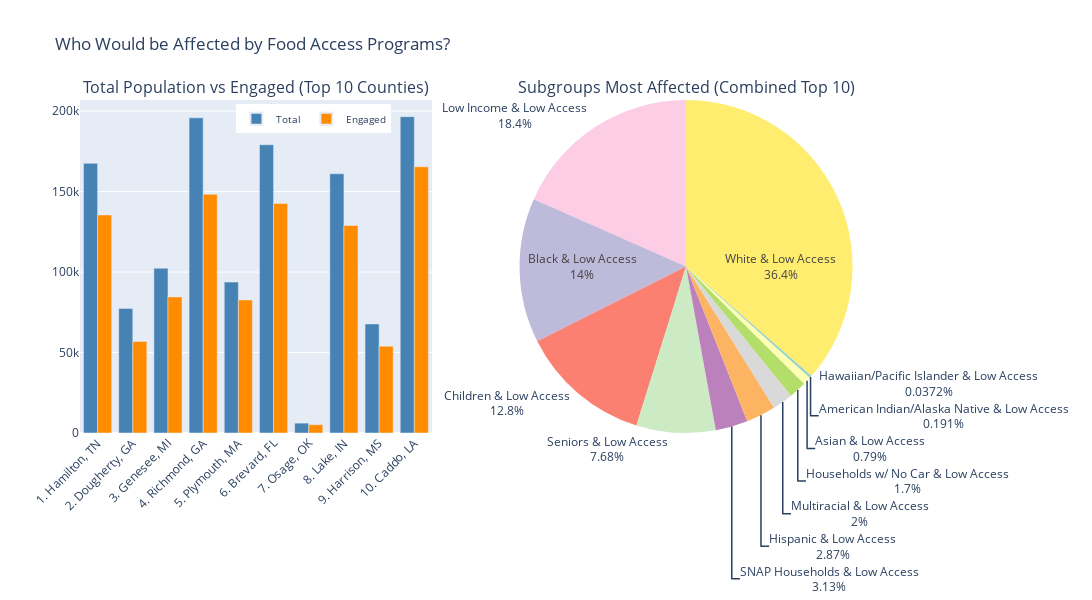

The notebook cell saved with this chart:
### Code cell
#initializing the figure with 2 subplots and 2 titles
fig = make_subplots(
    rows=1, cols=2,
    subplot_titles=(
        "Total Population vs Engaged (Top 10 Counties)",
        "Subgroups Most Affected (Combined Top 10)"
    ),
    specs=[[{"type": "bar"}, {"type": "domain"}]]  # second subplot is a pie
)

#the first subplot, which has the total populations for each county,state in blue
#and the total engaged populations (those who are not NOT on health insurance)
#in orange
fig.add_trace(
    plt.Bar(
        x=county_labels,
        y=vis2_county["population"],
        marker_color="steelblue",
        name="Total"
    ),
    row=1, col=1
)
fig.add_trace(
    plt.Bar(
        x=county_labels,
        y=vis2_county["engaged"],
        marker_color="darkorange",
        name="Engaged"
    ),
    row=1, col=1
)
fig.update_layout(barmode="group")

#the second subplot, which has the total affected members of each subgroup that were gathered from the FDA
#food atlas for the combined top 10 counties
subgroup_summary = subgroup_data.groupby("Subgroup")["Affected"].sum().reset_index()
#we plot the number of members of each affected subgroup for the combined top 10 counties in green
fig.add_trace(
    plt.Pie(
        labels=subgroup_summary["Subgroup"],
        values=subgroup_summary["Affected"],
        textinfo="label+percent",
        insidetextorientation="radial",
        marker=dict(colors=px.colors.qualitative.Set3),
        name="Subgroups",
        showlegend=False   
    ),
    row=1, col=2
)


#overall layout updating
fig.update_layout(
    height=600, width=1200,
    title_text="Who Would be Affected by Food Access Programs?",
    legend=dict(
        orientation="h",   
        x=0.2,           
        y=0.9,           
        xanchor="left",
        yanchor="bottom",
        font=dict(size=10),
        itemsizing="constant"
    ),
    xaxis_tickangle=-45
)

fig.show()

### Figure 1 — Plotly figure (JSON) as saved in the notebook; plotly's stock layout.template omitted (floating-point values rounded to 4 significant figures)
{"data": [{"marker": {"color": "steelblue"}, "name": "Total", "type": "bar", "x": ["1. Hamilton, TN", "2. Dougherty, GA", "3. Genesee, MI", "4. Richmond, GA", "5. Plymouth, MA", "6. Brevard, FL", "7. Osage, OK", "8. Lake, IN", "9. Harrison, MS", "10. Caddo, LA"], "xaxis": "x", "y": [167596, 77434, 102395, 195844, 93810, 179156, 6136, 161124, 67793, 196589], "yaxis": "y"}, {"marker": {"color": "darkorange"}, "name": "Engaged", "type": "bar", "x": ["1. Hamilton, TN", "2. Dougherty, GA", "3. Genesee, MI", "4. Richmond, GA", "5. Plymouth, MA", "6. Brevard, FL", "7. Osage, OK", "8. Lake, IN", "9. Harrison, MS", "10. Caddo, LA"], "xaxis": "x", "y": [135500.0, 56910.0, 84580.0, 148300.0, 82670.0, 142600.0, 5167.0, 129000.0, 53930.0, 165400.0], "yaxis": "y"}, {"domain": {"x": [0.55, 1], "y": [0, 1]}, "insidetextorientation": "radial", "labels": ["American Indian/Alaska Native & Low Access", "Asian & Low Access", "Black & Low Access", "Children & Low Access", "Hawaiian/Pacific Islander & Low Access", "Hispanic & Low Access", "Households w/ No Car & Low Access", "Low Income & Low Access", "Multiracial & Low Access", "SNAP Households & Low Access", "Seniors & Low Access", "White & Low Access"], "marker": {"colors": ["rgb(141,211,199)", "rgb(255,255,179)", "rgb(190,186,218)", "rgb(251,128,114)", "rgb(128,177,211)", "rgb(253,180,98)", "rgb(179,222,105)", "rgb(252,205,229)", "rgb(217,217,217)", "rgb(188,128,189)", "rgb(204,235,197)", "rgb(255,237,111)"]}, "name": "Subgroups", "showlegend": false, "textinfo": "label+percent", "type": "pie", "values": [153300.0, 633300.0, 11250000.0, 10250000.0, 29830.0, 2304000.0, 1360000.0, 14730000.0, 1601000.0, 2511000.0, 6158000.0, 29220000.0]}], "layout": {"annotations": [{"font": {"size": 16}, "showarrow": false, "text": "Total Population vs Engaged (Top 10 Counties)", "x": 0.225, "xanchor": "center", "xref": "paper", "y": 1, "yanchor": "bottom", "yref": "paper"}, {"font": {"size": 16}, "showarrow": false, "text": "Subgroups Most Affected (Combined Top 10)", "x": 0.775, "xanchor": "center", "xref": "paper", "y": 1, "yanchor": "bottom", "yref": "paper"}], "barmode": "group", "height": 600, "legend": {"font": {"size": 10}, "itemsizing": "constant", "orientation": "h", "x": 0.2, "xanchor": "left", "y": 0.9, "yanchor": "bottom"}, "title": {"text": "Who Would be Affected by Food Access Programs?"}, "width": 1200, "xaxis": {"anchor": "y", "domain": [0, 0.45], "tickangle": -45}, "yaxis": {"anchor": "x", "domain": [0, 1]}}}
